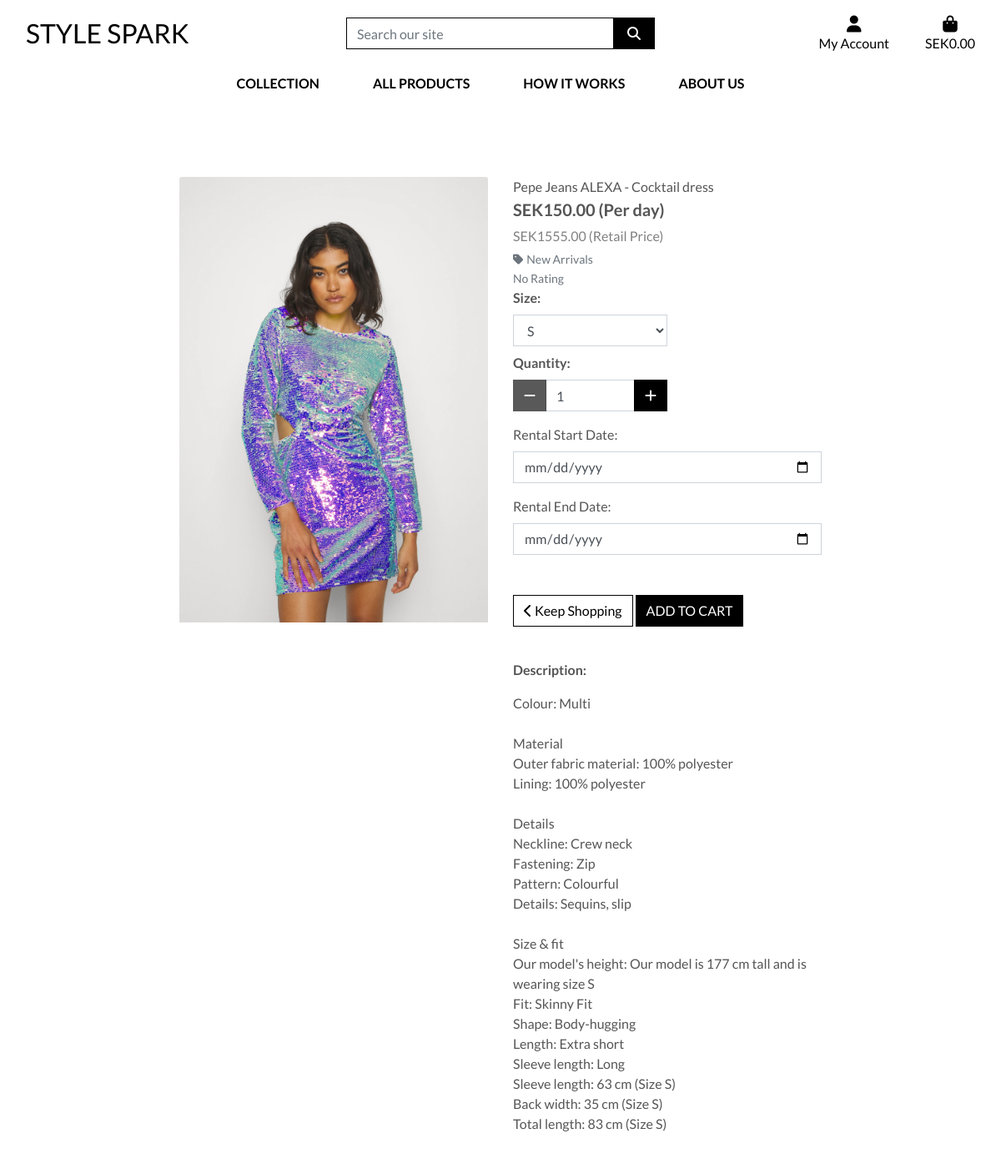
The app's page /products/5/ with its own data.
### products/models.py (models this page shows, shortened)
class Product(models.Model):
    category = models.ForeignKey('Category', null=True, blank=True, on_delete=models.SET_NULL)
    sku = models.CharField(max_length=254, null=True, blank=True)
    name = models.CharField(max_length=254)
    description = models.TextField()
    has_sizes = models.BooleanField(default=False, null=True, blank=True)
    price = models.DecimalField(max_digits=6, decimal_places=2)
    retail_price = models.DecimalField(("Retail Price"), max_digits=10, decimal_places=2, blank=True, null=True)
    rating = models.DecimalField(max_digits=6, decimal_places=2, null=True, blank=True)
    image_url = models.URLField(max_length=1024, null=True, blank=True)
    image = models.ImageField(null=True, blank=True)

class Category(models.Model):
    class Meta:
        verbose_name_plural = 'Categories'
    name = models.CharField(max_length=254)
    friendly_name = models.CharField(max_length=254, null=True, blank=True)

### products/views.py (the view)
# urls.py: path('<int:product_id>/', views.product_detail, name='product_detail'),
def product_detail(request, product_id):
    product = get_object_or_404(Product, pk=product_id)
    context = {
        'product': product,
    }
    return render(request, 'products/product_detail.html', context)

### cart/contexts.py (called while the page is built, shortened)
def cart_contents(request):
    cart_items = []
    total = Decimal(0)
    product_count = 0
    cart = request.session.get('cart', {})
    if not isinstance(cart, dict):
        cart = {}
    if not cart:
        delivery = Decimal(0)
    grand_total = total + delivery
    print(f"Total: {total}")
    print(f"Delivery: {delivery}")
    print(f"Grand Total: {grand_total}")
    context = {
        'cart_items': cart_items,
        'total': total,
        'product_count': product_count,
        'delivery': delivery,
        'grand_total': grand_total,
    }
    return context

### products/templates/products/product_detail.html (shortened to what this page needs)
{% extends "base.html" %}
{% load static %}
{% block page_header %}
    <div class="container header-container">
    </div>
{% endblock %}
{% block content %}
    <div class="overlay"></div>
    <div class="container-fluid">
        <div class="row">
            <div class="col-12 col-md-6 col-lg-4 offset-lg-2">
                <div class="image-container my-5">
                    {% if product.image %}
                        <a href="{{ product.image.url }}" target="_blank">
                            <img class="card-img-top img-fluid" src="{{ product.image.url }}" alt="{{ product.name }}">
                        </a>
                        {% else %}
                        <a href="">
                            <img class="card-img-top img-fluid" src="{{ MEDIA_URL }}noimage.png" alt="{{ product.name }}">
                        </a>
                    {% endif %}
                </div>
            </div>
            <div class="col-12 col-md-6 col-lg-4">
                <div class="product-details-container mb-5 mt-md-5">
                    <p class="mb-0">{{ product.name }}</p>
                    <p class="lead mb-0 text-left font-weight-bold">SEK{{ product.price }} (Per day) <br>
                        {% if product.retail_price %}
                            <span class="retail-price">SEK{{ product.retail_price }} (Retail Price)</span><br>
                        {% endif %}
                    </p>
                    {% if product.category %}
                        <p class="small mt-1 mb-0">
                            <a class="text-muted" href="{% url 'products' %}?category={{ product.category.name }}">
                                <i class="fas fa-tag mr-1"></i>{{ product.category.friendly_name }}
                            </a>
                        </p>
                    {% endif %}
                    {% if product.rating %}
                        <small class="text-muted"><i class="fas fa-star mr-1"></i>{{ product.rating }} / 5</small>
                    {% else %}
                        <small class="text-muted">No Rating</small>
                    {% endif %}
                    <form class="form" action="{% url 'add_to_cart' product.id %}" method="POST">
                        <div class="form-row">
                            {% if product.has_sizes %}
                                <div class="col-12">
                                    <label for="id_product_size"><strong>Size:</strong></label>
                                    <select class="form-control rounded-0 w-50" name="product_size" id='id_product_size'>
                                        <option value="s" selected>S</option>
                                    </select>
                                </div>
                            {% endif %}
                            <div class="col{% if product.has_sizes %}-12 mt-2{% endif %}">
                                <label for="id_qty_{{ product.id }}"><strong>Quantity:</strong></label>
                                <div class="input-group w-50">
                                    <div class="input-group-prepend">
                                        <button class="decrement-qty btn btn-black rounded-0" data-item_id="{{ product.id }}" id="decrement-qty_{{ product.id }}">
                                            <i class="fas fa-minus"></i>
                                        </button>
                                    </div>
                                    <input class="form-control qty_input" type="number" name="quantity" value="1" min="1" max="99" data-item_id="{{ product.id }}" id="id_qty_{{ product.id }}">
                                    <div class="input-group-append">
                                        <button class="increment-qty btn btn-black rounded-0" data-item_id="{{ product.id }}" id="increment-qty_{{ product.id }}">
                                            <i class="fas fa-plus"></i>
                                        </button>
                                    </div>
                                </div>
                            </div>
                            <div class="col-12 mt-3">
                                <label for="start_date">Rental Start Date:</label>
                                <input type="date" id="start_date" name="start_date" class="form-control rounded-0" required>
                            </div>
                            <div class="col-12 mt-3">
                                <label for="end_date">Rental End Date:</label>
                                <input type="date" id="end_date" name="end_date" class="form-control rounded-0" required>
                            </div>
                            <div class="col-12 mt-5">
                                <a href="{% url 'products' %}" class="btn btn-outline-black rounded-0">
                                    <i class="fas fa-chevron-left"></i> Keep Shopping
                                </a>
                                <input type="submit" class="btn btn-black rounded-0 text-uppercase" value="Add to Cart">
                            </div>
                        </div>
                    </form>
                    <br>
                    <div class="description-container">
                        <p class="mt-3"><strong>Description:</strong></p>
                        <p>{{ product.description | linebreaksbr }}</p>
                    </div>
                </div>
            </div>
        </div>
    </div>
{% endblock %}

### static/css/base.css (style rules this page uses)
html { height: 100%; }
body { background: url('/media/stockvault-glamour-model287254.jpg') no-repeat center center fixed; background-size: cover; height: calc(100vh - 164px); color: #555; font-family: 'Lato'; }
.retail-price { color: grey; font-weight: normal; font-size: 0.8em; }
.btn-black { background: black; color: white; }
.btn-outline-black { background: white; color: black !important; border: 1px solid black; }
.overlay { height: 100%; width: 100%; top: 0; left: 0; position: fixed; background: white; z-index: -1; }
.description-container { position: relative; }
@media (min-width: 1200px) { .container { max-width: 80%; } }
@media (min-width: 992px) { .header-container { padding-top: 164px; } }

### records on screen
Product: image (picture), name "Pepe Jeans ALEXA - Cocktail dress", price "150.00", retail_price "1555.00", category.friendly_name "New Arrivals", description "Colour: Multi Material Outer fabric material: 100% polyester Lining: 100% polyester Details Neckline: Crew neck Fastening: Zip Pattern: Colourful Details: Sequins, slip Size & fit Our model's height: Our model is 177 cm tall and is wearing size S Fit: Skinny Fit Shape: Body-hugging Length: Extra short Sleeve length: Long Sleeve length: 63 cm (Size S) Back width: 35 cm (Size S) Total length: 83 cm (Size S)"
